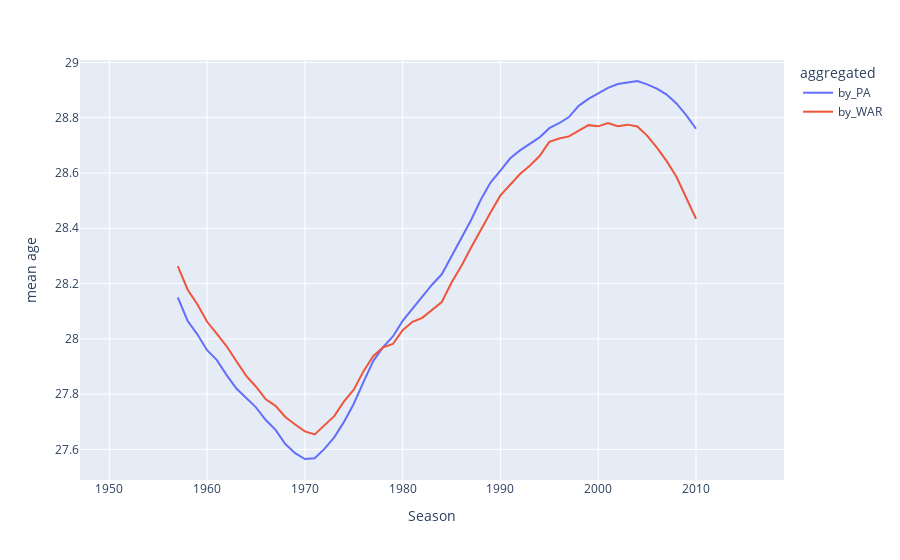

Here is the notebook cell this chart was saved with:
### Markdown cell above
OK, we can see some trends, but a lot of bouncing around by year.  Which makes sense, because the pool of players is aging every year, and it's turning over, but not uniformly.  We'll use rolling averages to see the broader trends.  Let's start with a 20-year rolling average to see the long arcs of time.

### Code cell
# Let's write a function for computing and plotting rolling averages of mean age
def plot_rolling_weighted_age(data, stats, window, title="Mean age of batters, weighted"):
    mean_ages = [get_age_weighted_by_category(data, stat).rolling(window=window, center=True).mean() for stat in stats]
    mean_ages_df = pd.concat(mean_ages, axis=1)
    return px.line(mean_ages_df, labels={'value': 'mean age', 'variable': 'aggregated'})

# Let's start with the long arcs of time: 20-year rolling averages for mean age, weighted by PA and WAR
plot_rolling_weighted_age(batting, ['PA', 'WAR'], 20, "Mean age of batters, weighted by PA or WAR")

### Figure 1 — Plotly figure (JSON) as saved in the notebook; plotly's stock layout.template omitted (floating-point values rounded to 4 significant figures)
{"data": [{"hovertemplate": "aggregated=by_PA<br>Season=%{x}<br>mean age=%{y}<extra></extra>", "legendgroup": "by_PA", "line": {"color": "#636efa", "dash": "solid"}, "mode": "lines", "name": "by_PA", "orientation": "v", "showlegend": true, "type": "scatter", "x": [1947, 1948, 1949, 1950, 1951, 1952, 1953, 1954, 1955, 1956, 1957, 1958, 1959, 1960, 1961, 1962, 1963, 1964, 1965, 1966, 1967, 1968, 1969, 1970, 1971, 1972, 1973, 1974, 1975, 1976, 1977, 1978, 1979, 1980, 1981, 1982, 1983, 1984, 1985, 1986, 1987, 1988, 1989, 1990, 1991, 1992, 1993, 1994, 1995, 1996, 1997, 1998, 1999, 2000, 2001, 2002, 2003, 2004, 2005, 2006, 2007, 2008, 2009, 2010, 2011, 2012, 2013, 2014, 2015, 2016, 2017, 2018, 2019], "xaxis": "x", "y": [null, null, null, null, null, null, null, null, null, null, 28.15, 28.07, 28.02, 27.96, 27.92, 27.87, 27.82, 27.79, 27.75, 27.71, 27.67, 27.62, 27.59, 27.57, 27.57, 27.6, 27.64, 27.7, 27.77, 27.84, 27.92, 27.97, 28.01, 28.07, 28.11, 28.15, 28.2, 28.23, 28.3, 28.36, 28.43, 28.5, 28.57, 28.61, 28.65, 28.68, 28.71, 28.73, 28.76, 28.78, 28.8, 28.84, 28.87, 28.89, 28.91, 28.92, 28.93, 28.93, 28.92, 28.91, 28.88, 28.85, 28.81, 28.76, null, null, null, null, null, null, null, null, null], "yaxis": "y"}, {"hovertemplate": "aggregated=by_WAR<br>Season=%{x}<br>mean age=%{y}<extra></extra>", "legendgroup": "by_WAR", "line": {"color": "#EF553B", "dash": "solid"}, "mode": "lines", "name": "by_WAR", "orientation": "v", "showlegend": true, "type": "scatter", "x": [1947, 1948, 1949, 1950, 1951, 1952, 1953, 1954, 1955, 1956, 1957, 1958, 1959, 1960, 1961, 1962, 1963, 1964, 1965, 1966, 1967, 1968, 1969, 1970, 1971, 1972, 1973, 1974, 1975, 1976, 1977, 1978, 1979, 1980, 1981, 1982, 1983, 1984, 1985, 1986, 1987, 1988, 1989, 1990, 1991, 1992, 1993, 1994, 1995, 1996, 1997, 1998, 1999, 2000, 2001, 2002, 2003, 2004, 2005, 2006, 2007, 2008, 2009, 2010, 2011, 2012, 2013, 2014, 2015, 2016, 2017, 2018, 2019], "xaxis": "x", "y": [null, null, null, null, null, null, null, null, null, null, 28.26, 28.18, 28.12, 28.06, 28.02, 27.97, 27.92, 27.87, 27.83, 27.78, 27.76, 27.72, 27.69, 27.67, 27.65, 27.69, 27.72, 27.77, 27.82, 27.88, 27.94, 27.97, 27.98, 28.03, 28.06, 28.08, 28.11, 28.13, 28.2, 28.26, 28.33, 28.4, 28.46, 28.52, 28.56, 28.6, 28.63, 28.66, 28.71, 28.72, 28.73, 28.75, 28.77, 28.77, 28.78, 28.77, 28.77, 28.77, 28.74, 28.69, 28.64, 28.59, 28.51, 28.43, null, null, null, null, null, null, null, null, null], "yaxis": "y"}], "layout": {"legend": {"title": {"text": "aggregated"}, "tracegroupgap": 0}, "margin": {"t": 60}, "xaxis": {"anchor": "y", "domain": [0, 1], "title": {"text": "Season"}}, "yaxis": {"anchor": "x", "domain": [0, 1], "title": {"text": "mean age"}}}}
